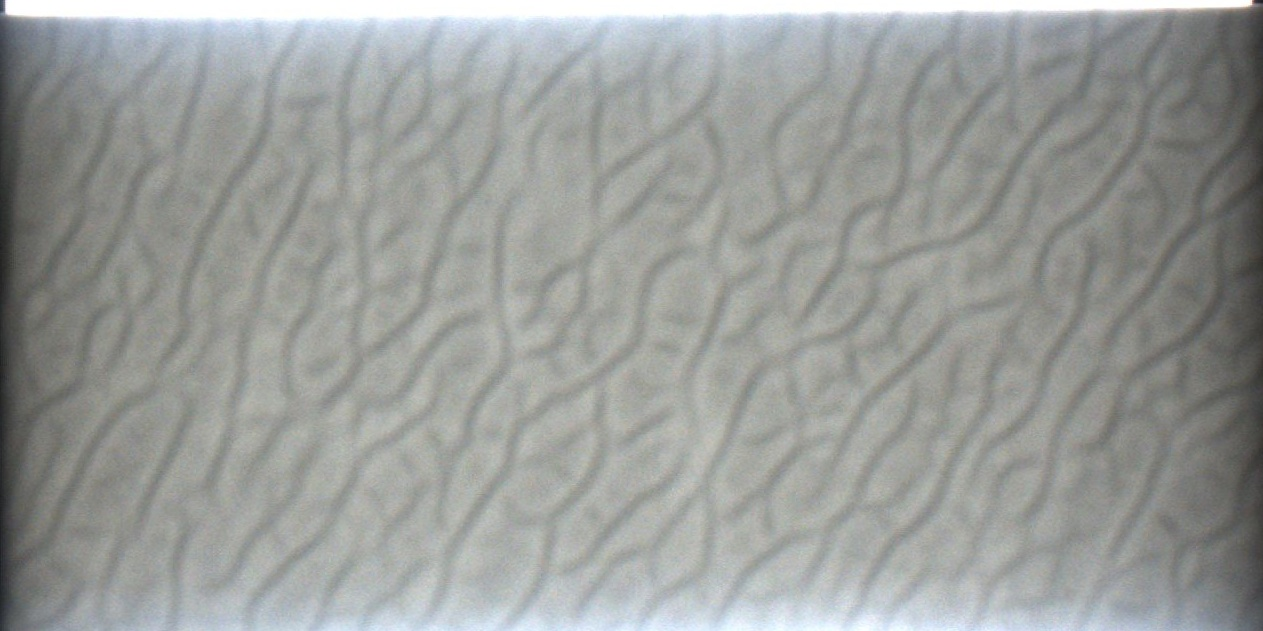
#> input picture runner/scripts/test/sticker/pure/images/pure_image_foam_board.jpg, 1263 x 631 px
$ python undistort_extract_pp.py images/pure_image_foam_board.jpg
#> lines starting #> are read from the running program, lines starting #| are printed output that depends on the picture; after the words box and inside, x2 and y2 are one past the last pixel; in counts of white or black regions, pixels touching at a corner belong together
import cv2
import numpy as np
import matplotlib.pyplot as plt
import os
import sys

def undistort_image(image):
    """Undistort image using camera calibration parameters"""

    # Camera matrix
    camera_matrix = np.array([
        [2343.181585, 0.000000, 1221.765641],
        [0.000000, 2341.245683, 1040.731733],
        [0.000000, 0.000000, 1.000000]
    ])

    # Distortion coefficients
    dist_coeffs = np.array([-0.080789, 0.084471, 0.000261, 0.000737, 0.000000])

    # Rectification matrix (identity in this case)
    # Not needed for undistortion

    # Projection matrix (not needed for undistortion)
    # Not used here

    # Undistort the image
    h, w = image.shape[:2]

    # Calculate optimal new camera matrix
    newcameramtx, roi = cv2.getOptimalNewCameraMatrix(
        camera_matrix, dist_coeffs, (w, h), 1, (w, h)
    )

    # Undistort the image
    undistorted = cv2.undistort(image, camera_matrix, dist_coeffs, None, newcameramtx)

    # Crop the image (optional)
    x, y, w, h = roi
    if x > 0 and y > 0 and w > 0 and h > 0:
        undistorted = undistorted[y:y+h, x:x+w]

    return undistorted

def extract_light_panel(image):
    """Extract the 20x20cm light panel from the image"""

    # Convert to grayscale
    gray = cv2.cvtColor(image, cv2.COLOR_BGR2GRAY)

    # Apply Gaussian blur to reduce noise
    blurred = cv2.GaussianBlur(gray, (5, 5), 0)

    # Use threshold segmentation to find bright areas
    # Use OTSU algorithm to automatically determine threshold
    _, thresh = cv2.threshold(blurred, 0, 255, cv2.THRESH_BINARY + cv2.THRESH_OTSU)

    # Find all contours
    contours, _ = cv2.findContours(thresh, cv2.RETR_EXTERNAL, cv2.CHAIN_APPROX_SIMPLE)

    # If no contours found, try inverting the threshold and search again
    if not contours:
        _, thresh = cv2.threshold(blurred, 0, 255, cv2.THRESH_BINARY_INV + cv2.THRESH_OTSU)
        contours, _ = cv2.findContours(thresh, cv2.RETR_EXTERNAL, cv2.CHAIN_APPROX_SIMPLE)

    if not contours:
        print("No contours found")
        return None, None

    # Find the largest contour (assumed to be the light panel)
    max_contour = max(contours, key=cv2.contourArea)

    # Get the minimum area rectangle
    rect = cv2.minAreaRect(max_contour)
    box = cv2.boxPoints(rect)
    box = np.int0(box)

    # Get rectangle width and height
    width = int(rect[1][0])
    height = int(rect[1][1])

    # Ensure aspect ratio is close to expected light panel
    aspect_ratio = max(width, height) / min(width, height)
    expected_ratio = 20 / 20  # Expected aspect ratio is 1

    if abs(aspect_ratio - expected_ratio) > 0.3:  # Allow some error
        print(f"Warning: Detected shape aspect ratio differs from expected (Detected: {aspect_ratio:.2f}, Expected: {expected_ratio:.2f})")

    # Get perspective transform source and destination points
    src_pts = box.astype("float32")

    # Ensure points order is: top-left, top-right, bottom-right, bottom-left
    # Sort by y-coordinate
    src_pts = sorted(src_pts, key=lambda pt: pt[1])
    # First two points sorted by x-coordinate (determine top-left and top-right)
    top_pts = sorted(src_pts[:2], key=lambda pt: pt[0])
    # Last two points sorted by x-coordinate (determine bottom-left and bottom-right)
    bottom_pts = sorted(src_pts[2:], key=lambda pt: pt[0])
    # Combine sorted points
    src_pts = np.array([top_pts[0], top_pts[1], bottom_pts[1], bottom_pts[0]], dtype="float32")

    # Target size (square)
    dst_size = max(width, height)
    dst_pts = np.array([
        [0, 0],
        [dst_size - 1, 0],
        [dst_size - 1, dst_size - 1],
        [0, dst_size - 1]
    ], dtype="float32")

    # Calculate perspective transform matrix
    M = cv2.getPerspectiveTransform(src_pts, dst_pts)

    # Apply perspective transform
    warped = cv2.warpPerspective(image, M, (dst_size, dst_size))

    # Create visualization figure
    plt.figure(figsize=(15, 10))

    plt.subplot(221)
    plt.title("Undistorted Image")
    plt.imshow(cv2.cvtColor(image, cv2.COLOR_BGR2RGB))
    plt.axis('off')

    plt.subplot(222)
    plt.title("Threshold")
    plt.imshow(thresh, cmap='gray')
    plt.axis('off')

    plt.subplot(223)
    contour_img = image.copy()
    cv2.drawContours(contour_img, [box], 0, (0, 255, 0), 2)
    plt.title("Detected Light Panel")
    plt.imshow(cv2.cvtColor(contour_img, cv2.COLOR_BGR2RGB))
    plt.axis('off')

    plt.subplot(224)
    plt.title("Cropped Light Panel")
    plt.imshow(cv2.cvtColor(warped, cv2.COLOR_BGR2RGB))
    plt.axis('off')

    plt.tight_layout()

    return warped, plt.gcf()  # Return the cropped image and figure

def extract_foam_board(image):
    """Extract the 20x10cm foam board from the light panel image"""

    height, width = image.shape[:2]

    # Calculate foam board dimensions (same width, half height, centered)
    foam_width = width
    foam_height = height // 2

    # Calculate top position to center the crop in the image
    top = (height - foam_height) // 2

    # Extract foam board region
    foam_board = image[top:top+foam_height, 0:foam_width]

    # Create visualization figure
    plt.figure(figsize=(15, 5))

    # Original light panel
    plt.subplot(131)
    plt.title("Light Panel")
    plt.imshow(cv2.cvtColor(image, cv2.COLOR_BGR2RGB))
    plt.axis('off')

    # Draw rectangle on original image to show cropping area
    rect_img = image.copy()
    cv2.rectangle(rect_img, (0, top), (foam_width, top + foam_height), (0, 255, 0), 3)

    plt.subplot(132)
    plt.title("Foam Board Area")
    plt.imshow(cv2.cvtColor(rect_img, cv2.COLOR_BGR2RGB))
    plt.axis('off')

    # Extracted foam board
    plt.subplot(133)
    plt.title("Extracted Foam Board")
    plt.imshow(cv2.cvtColor(foam_board, cv2.COLOR_BGR2RGB))
    plt.axis('off')

    plt.tight_layout()

    return foam_board, plt.gcf()  # Return the cropped image and figure

def process_image(input_path):
    """Process the image: undistort, extract light panel, and then foam board"""
#> called with input_path = 'images/pure_image_foam_board.jpg'

    # Get base directories and filenames
    dir_path = os.path.dirname(os.path.abspath(input_path))
    base_name = os.path.splitext(os.path.basename(input_path))[0]

    # Define output paths
    undistorted_path = os.path.join(dir_path, f"{base_name}_undistorted.jpg")
    light_panel_path = os.path.join(dir_path, f"{base_name}_light_panel.jpg")
    light_panel_viz_path = os.path.join(dir_path, f"{base_name}_light_panel_process.png")
    foam_board_path = os.path.join(dir_path, f"{base_name}_foam_board.jpg")
    foam_board_viz_path = os.path.join(dir_path, f"{base_name}_foam_board_process.png")

    # Step 0: Read image
    print(f"Processing image: {input_path}")
    original_image = cv2.imread(input_path)
#> original_image is the input picture: shape (631, 1263, 3); mean B, G, R 154.1, 156.7, 154.1
    if original_image is None:
        print(f"Cannot read image: {input_path}")
        return False

    # Step 1: Undistort the image
    print("Step 1: Undistorting image...")
    undistorted_image = undistort_image(original_image)

    # Save undistorted image
    cv2.imwrite(undistorted_path, undistorted_image)
    print(f"Undistorted image saved to: {undistorted_path}")

    # Create comparison visualization
    plt.figure(figsize=(12, 6))
    plt.subplot(121)
    plt.title("Original Image")
    plt.imshow(cv2.cvtColor(original_image, cv2.COLOR_BGR2RGB))
    plt.axis('off')

    plt.subplot(122)
    plt.title("Undistorted Image")
    plt.imshow(cv2.cvtColor(undistorted_image, cv2.COLOR_BGR2RGB))
    plt.axis('off')

    plt.tight_layout()
    undistort_viz_path = os.path.join(dir_path, f"{base_name}_undistort_comparison.png")
    plt.savefig(undistort_viz_path, dpi=300, bbox_inches='tight')
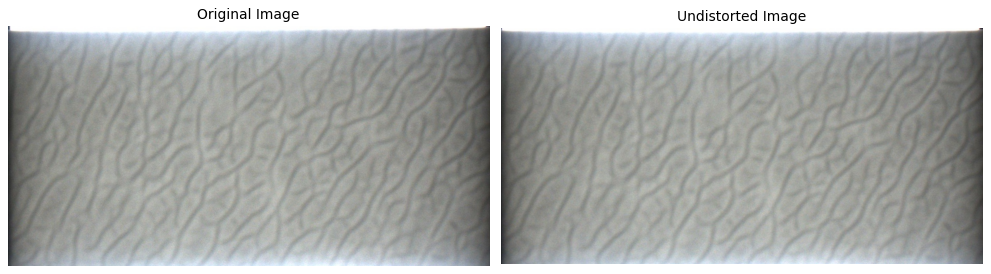
#> figure drawn by matplotlib, 2 panels
    plt.close()
    print(f"Undistortion comparison saved to: {undistort_viz_path}")

    # Step 2: Extract light panel from undistorted image
    print("Step 2: Extracting light panel...")
    light_panel, light_panel_fig = extract_light_panel(undistorted_image)
#> in extract_light_panel, `_, thresh = cv2.threshold(blurred, 0, 255, cv2.THRESH_BINARY + cv2.THR..`:
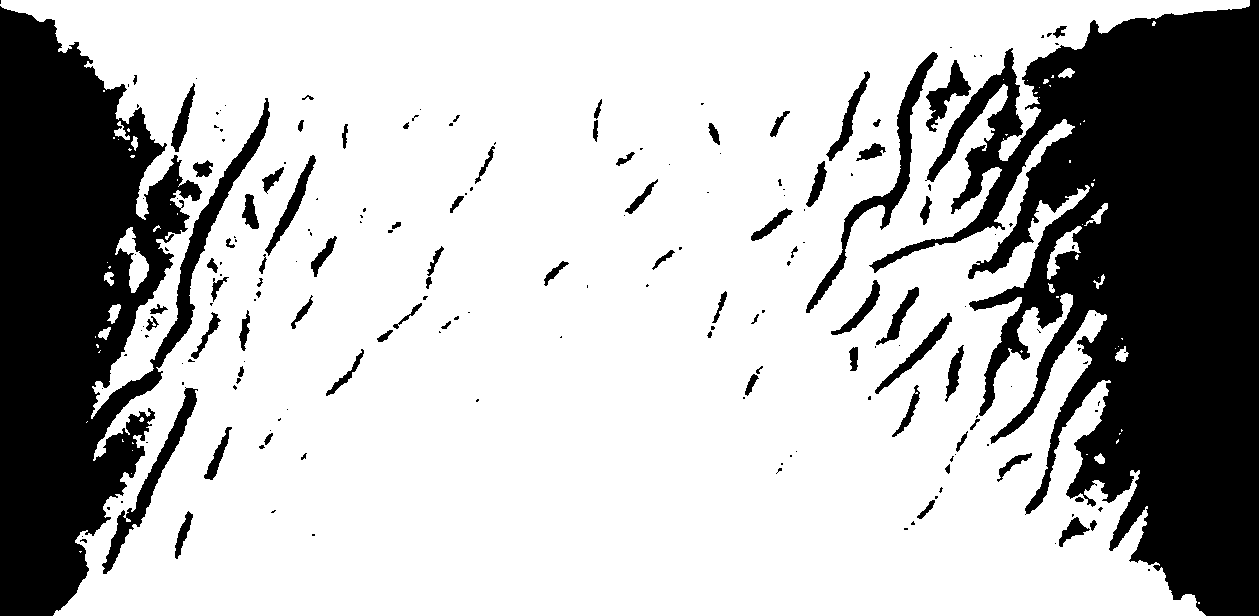
#> thresh: shape (616, 1259); 71.7% white; 196 black regions (119 under 20 px)
#> in extract_light_panel, `contours, _ = cv2.findContours(thresh, cv2.RETR_EXTERNAL, cv2.CHAIN_AP..`: contours = 64 contours, 50 with area under 20; largest, box (x1, y1, x2, y2) and area: (0, 0, 1250, 616) 570476, (115, 227, 149, 293) 797, (1047, 226, 1082, 280) 541, (107, 304, 121, 324) 134, (1084, 203, 1108, 226) 128
#> in extract_light_panel, `max_contour = max(contours, key=cv2.contourArea)`: max_contour = contour of 3597 points, box (x1, y1, x2, y2) (0, 0, 1250, 616), area 570476
#> in extract_light_panel, `rect = cv2.minAreaRect(max_contour)`: rect = ((624.5, 307.5), (615, 1249), -90)
#> in extract_light_panel, `box = cv2.boxPoints(rect)`: box = [[1249, 615], [-1.88e-14, 615], [0, 0], [1249, 0]]
#> in extract_light_panel, `box = np.int0(box)`: box = [[1249, 615], [0, 615], [0, 0], [1249, 0]]
#> in extract_light_panel, `width = int(rect[1][0])`: width = 615
#> in extract_light_panel, `height = int(rect[1][1])`: height = 1249
#> in extract_light_panel, `aspect_ratio = max(width, height) / min(width, height)`: aspect_ratio = 2.03
#| Warning: Detected shape aspect ratio differs from expected (Detected: 2.03, Expected: 1.00)
#> in extract_light_panel, `src_pts = box.astype("float32")`: src_pts = [[1249, 615], [0, 615], [0, 0], [1249, 0]]
#> in extract_light_panel, `src_pts = sorted(src_pts, key=lambda pt: pt[1])`: src_pts = [[0, 0], [1249, 0], [1249, 615], [0, 615]]
#> in extract_light_panel, `top_pts = sorted(src_pts[:2], key=lambda pt: pt[0])`: top_pts = [[0, 0], [1249, 0]]
#> in extract_light_panel, `bottom_pts = sorted(src_pts[2:], key=lambda pt: pt[0])`: bottom_pts = [[0, 615], [1249, 615]]
#> in extract_light_panel, `dst_size = max(width, height)`: dst_size = 1249
#> in extract_light_panel, `dst_pts = np.array([ [0, 0], [dst_size - 1, 0], [dst_size - 1, dst_siz..`: dst_pts = [[0, 0], [1248, 0], [1248, 1248], [0, 1248]]
#> in extract_light_panel, `M = cv2.getPerspectiveTransform(src_pts, dst_pts)`: M = [[0.999, 0, 0], [0, 2.03, 0], [0, -2.96e-19, 1]]
#> in extract_light_panel, `cv2.drawContours(contour_img, [box], 0, (0, 255, 0), 2)`:
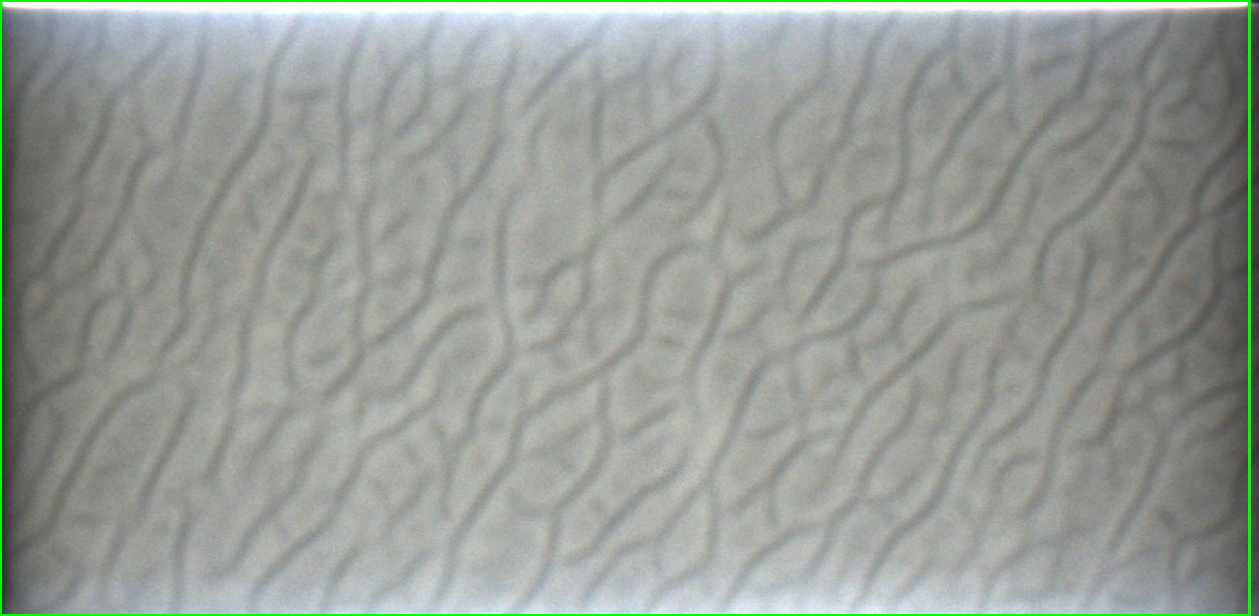
#> contour_img: shape (616, 1259, 3); mean B, G, R 151.5, 156.9, 151.7
    if light_panel is None:
        print("Failed to extract light panel. Process aborted.")
        return False

    # Save light panel results
    cv2.imwrite(light_panel_path, light_panel)
    light_panel_fig.savefig(light_panel_viz_path, dpi=300, bbox_inches='tight')
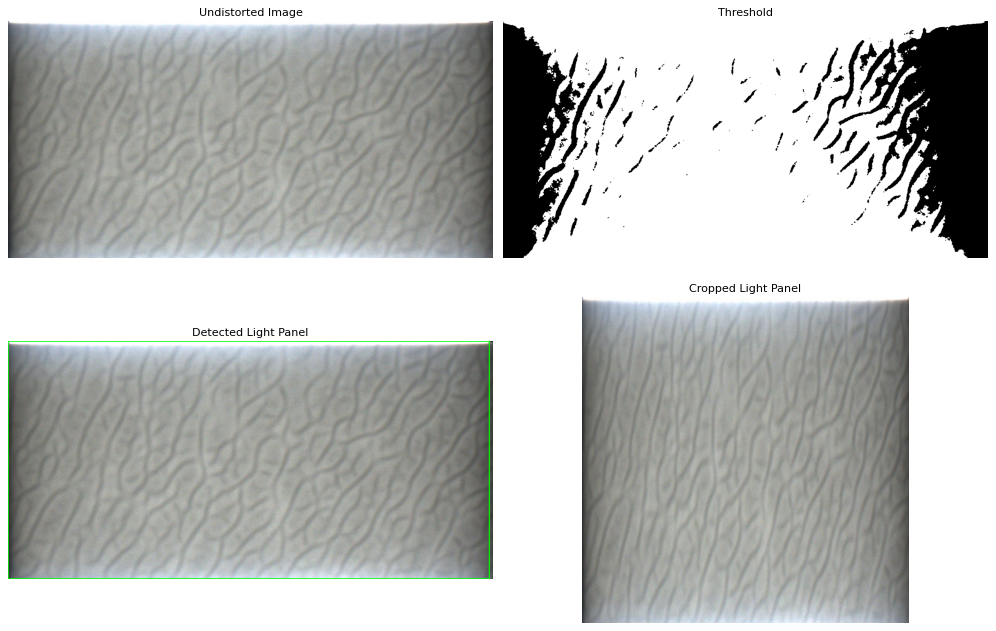
#> figure drawn by matplotlib, 4 panels
    plt.close(light_panel_fig)
    print(f"Light panel saved to: {light_panel_path}")
    print(f"Light panel process visualization saved to: {light_panel_viz_path}")

    # Step 3: Extract foam board from light panel
    print("Step 3: Extracting foam board...")
    foam_board, foam_board_fig = extract_foam_board(light_panel)
#> in extract_foam_board, `foam_board = image[top:top+foam_height, 0:foam_width]`:
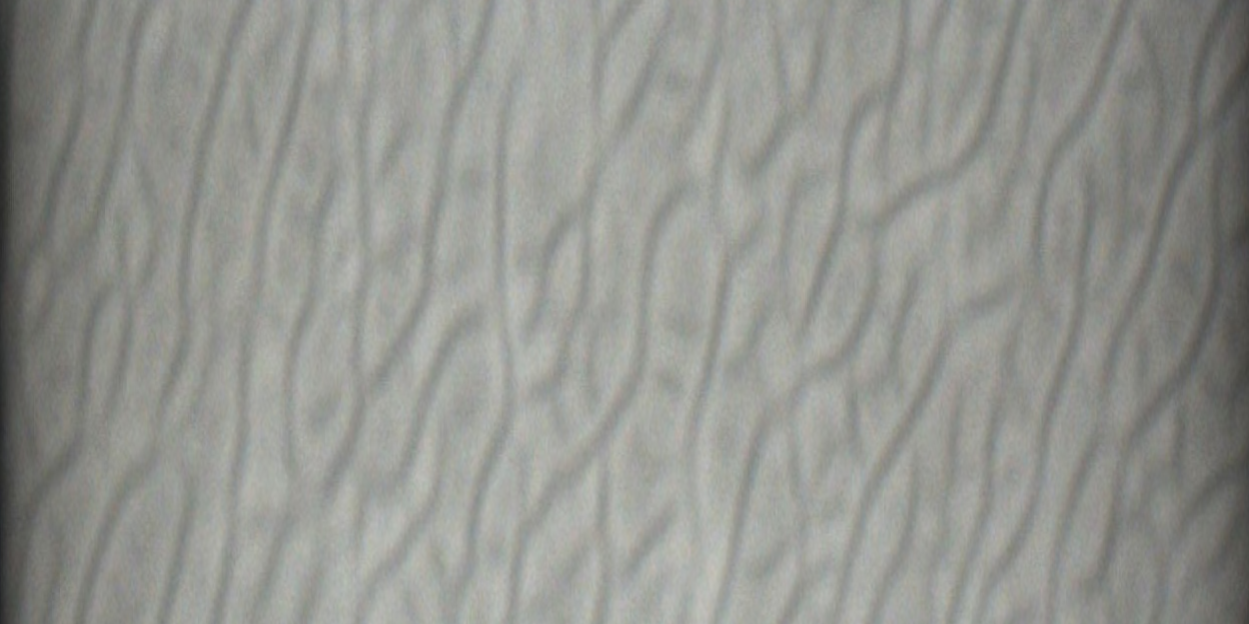
#> foam_board: shape (624, 1249, 3); mean B, G, R 143.3, 148.6, 147.2
#> in extract_foam_board, `cv2.rectangle(rect_img, (0, top), (foam_width, top + foam_height), (0,..`:
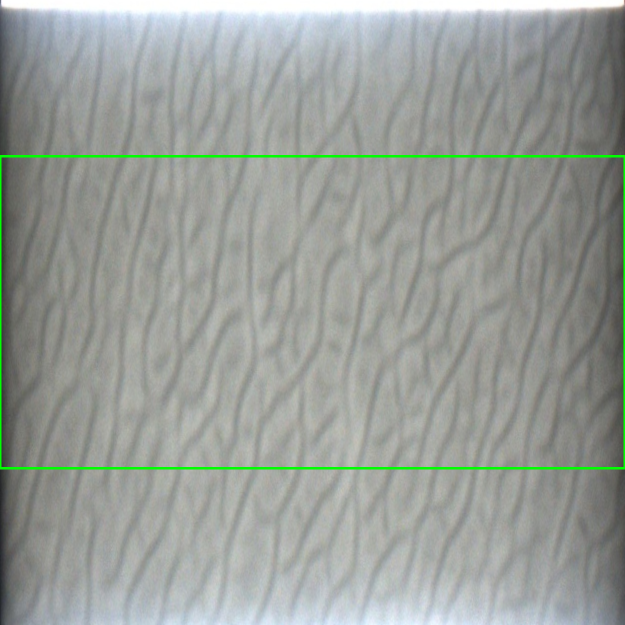
#> rect_img: shape (1249, 1249, 3) (shown at 1/2 size); mean B, G, R 152.5, 157.8, 152.6

    # Save foam board results
    cv2.imwrite(foam_board_path, foam_board)
    foam_board_fig.savefig(foam_board_viz_path, dpi=300, bbox_inches='tight')
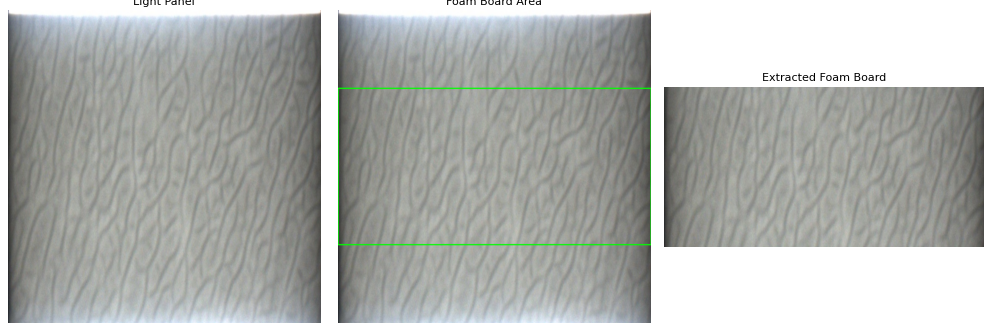
#> figure drawn by matplotlib, 3 panels
    plt.close(foam_board_fig)
    print(f"Foam board saved to: {foam_board_path}")
    print(f"Foam board process visualization saved to: {foam_board_viz_path}")

    print("Processing complete!")
    return True

if __name__ == "__main__":
    if len(sys.argv) < 2:
        print("Usage: python extract_panels.py <input_image_path>")
        sys.exit(1)

    input_path = sys.argv[1]
    process_image(input_path)
